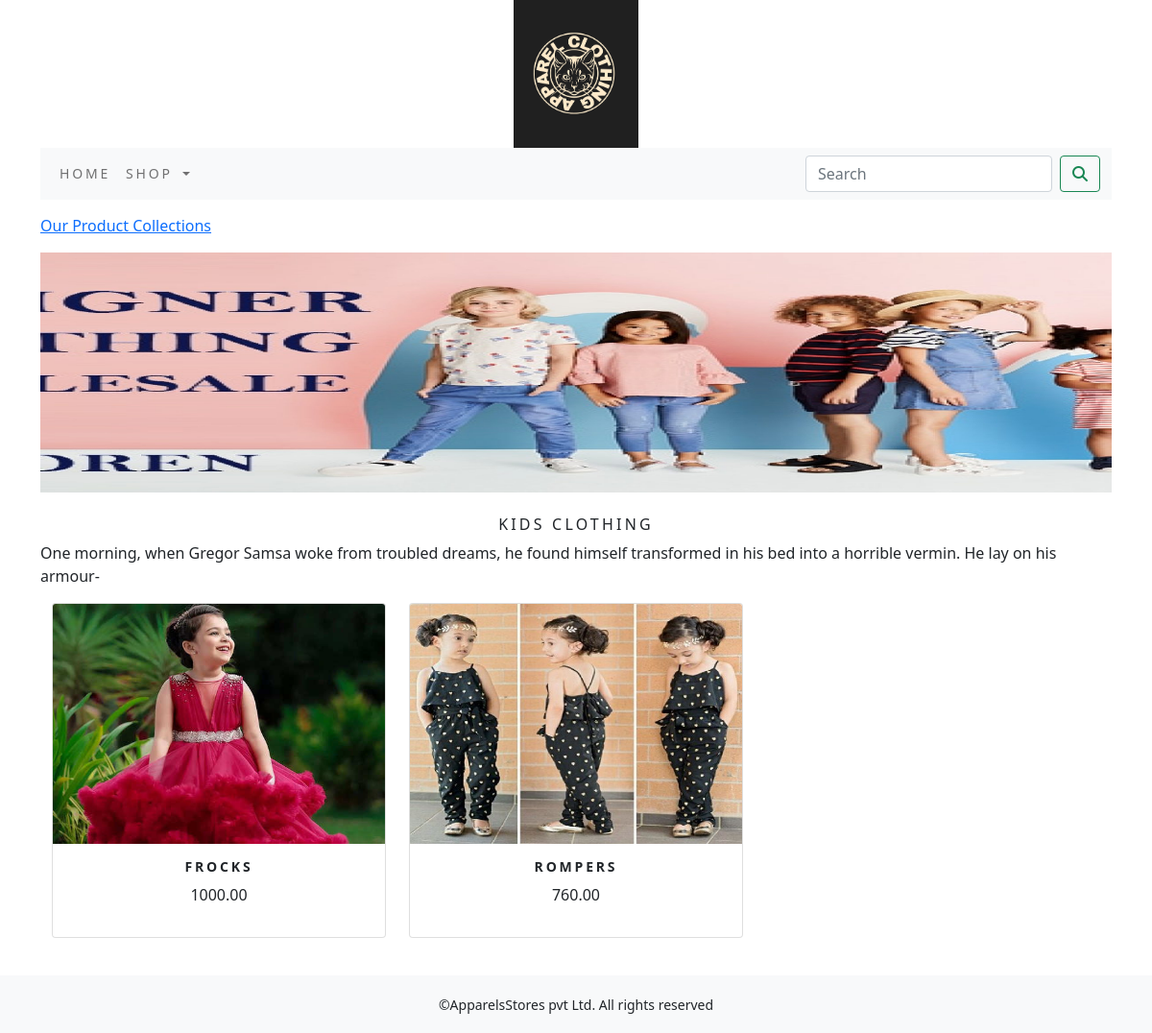
Screenshot of /shop/kids-clothing/ with the database file from the repository.
### ecommerceapp/models.py (models this page shows, shortened)
class Category(models.Model):
    name=models.CharField(max_length=250,unique=True)
    slug=models.SlugField(max_length=250,unique=True)
    description=models.TextField(blank=True)
    image=models.ImageField(upload_to='category',blank=True)
    class Meta:
        ordering= ('name',)
        verbose_name='category'
        verbose_name_plural='categories'
    def get_url(self):
        return reverse('ecommerceapp:products_by_category', args=[self.slug])

class Product(models.Model):
    name =models.CharField(max_length=250,unique=True)
    slug = models.SlugField(max_length=250,unique=True)
    description=models.TextField(blank=True)
    price=models.DecimalField(max_digits=10,decimal_places=2)
    category=models.ForeignKey(Category,on_delete=models.CASCADE)
    image=models.ImageField(upload_to='products',blank=True)
    stock=models.IntegerField()
    available=models.BooleanField(default=True)
    created=models.DateTimeField(auto_now_add=True)
    updated=models.DateTimeField(auto_now=True)
    def get_url(self):
        return reverse('ecommerceapp:prodCatdetail',args=[self.category.slug,self.slug])
    class Meta:
        ordering= ('name',)
        verbose_name='product'
        verbose_name_plural='products'

### ecommerceapp/views.py (the view)
# urls.py: path('', views.allProdCat, name='allProdCat'),
def allProdCat(request,c_slug=None):
    c_page=None
    products=None
    if c_slug!=None:
        c_page=get_object_or_404(Category,slug=c_slug)
        products_list= Product.objects.all().filter(category=c_page,available=True)
    else:
        products_list=Product.objects.all().filter(available=True)
    paginator=Paginator(products_list,6)
    try:
        page=int(request.GET.get('page','1'))
    except:
        page=1
    try:
        products=paginator.page(page)
    except (EmptyPage,InvalidPage):
        products=paginator.page(paginator.num_pages)
    return render(request,'category.html', {'category':c_page,'products':products})

### cart/context_processors.py (called while the page is built)
def counter(request):
    item_count=0
    if 'admin' in request.path:
        return {}
    else:
        try:
            cart=Cart.objects.filter(cart_id=_cart_id(request))
            cart_items=CartItem.objects.all().filter(cart=cart[:1])
            for cart_item in cart_items:
                item_count += cart_item.quantity
        except Cart. DoesNotExist:
            item_count=0
    return dict(item_count=item_count)

### cart/views.py (called while the page is built)
def _cart_id(request):
    cart=request.session.session_key
    if not cart:
        cart=request.session.create()
    return cart

### ecommerceapp/context_processors.py (called while the page is built)
def menu_links(request):
    links=Category.objects.all()
    return dict(links=links)

### templates/category.html (shortened to what this page needs)
{% extends 'base.html' %}
{% load static %}
{% block content %}
    {% if category %}
   <div>
       <div class="row my_row_class">
           <div class="mx-auto">
           <P><a href="{% url 'ecommerceapp:allProdCat' %}">Our Product Collections</a></P>
       </div>
           </div>
   </div>
  {% endif %}
 <div class="mx_auto">
     {% if category %}
     <img class="my_image" src="{{category.image.url}}" alt="{{category.name}}">
 </div>
   <br>
 <div>
     <h1 class="text-center my_title">{{category.name}}</h1>
     <P class="text-justify">{{category.description}}</P>
 </div>
 {% endif %}
<div class="container">
    <div class="row mx_auto">
        {% for product in products.object_list %}
        <div class="my_bottom_margin col-9 col-sm-12 col-md-4 col-lg-4">
            <div class="card text-center" style="min-width:18rem;">
                <a href="{{product.get_url}}"><img class="card-img-top my_image" src="{{product.image.url}}"  alt="{{product.name}}"></a>
            <div class="card-body">
                <h4><b>{{product.name}}</b></h4>
                <P>{{product.price}}</P>
            </div>
            </div>
        </div>
        {% endfor %}
    </div>
      <br>
</div>
{% endblock %}

### static/css/custom.css (style rules this page uses)
body { font-family: 'Roboto', sans-serif; }
.my_row_class { padding-top:15px }
.my_image { width:100%; height:250px; }
.my_title { font-size:16px; text-transform:uppercase; letter-spacing:.2em; }
.my_bottom_margin { margin-bottom:15px; }
.card-body h4 { font-size:14px; text-transform:uppercase; letter-spacing:.2em; }

### rows the page displays
Category: image (picture), name "KIDS CLOTHING", description "One morning, when Gregor Samsa woke from troubled dreams, he found himself transformed in his bed into a horrible vermin. He lay on his armour-"
Product: image (picture), name "FROCKS", price "1000.00"
Product: image (picture), name "ROMPERS", price "760.00"
